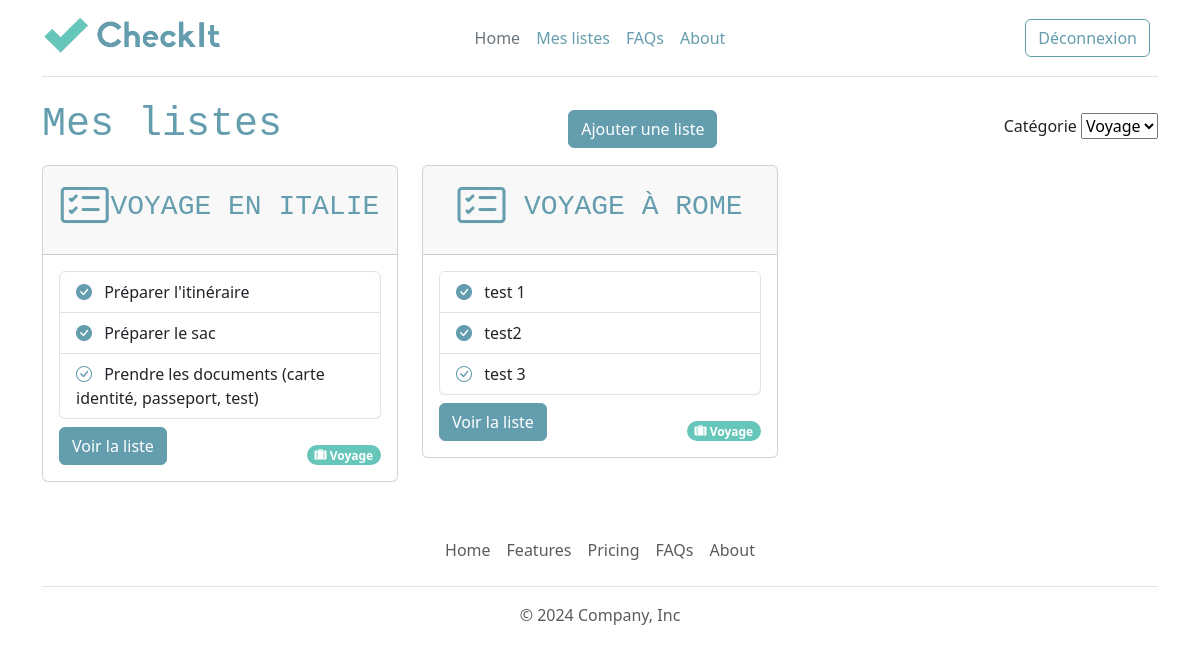
Page /mes-listes.php?category=1 (signed in) on the committed database.
### tables this page shows
CREATE TABLE IF NOT EXISTS `list` (
  `id` int(10) UNSIGNED NOT NULL AUTO_INCREMENT,
  `title` varchar(255) NOT NULL,
  `user_id` int(10) UNSIGNED NOT NULL,
  `category_id` int(10) UNSIGNED NOT NULL,
  PRIMARY KEY (`id`),
  KEY `list_ibfk_1` (`category_id`),
  KEY `list_ibfk_2` (`user_id`)
);

CREATE TABLE IF NOT EXISTS `item` (
  `id` int(10) UNSIGNED NOT NULL AUTO_INCREMENT,
  `name` varchar(255) NOT NULL,
  `status` tinyint(1) NOT NULL,
  `list_id` int(10) UNSIGNED NOT NULL,
  PRIMARY KEY (`id`),
  KEY `item_ibfk_1` (`list_id`)
);

CREATE TABLE IF NOT EXISTS `category` (
  `id` int(10) UNSIGNED NOT NULL AUTO_INCREMENT,
  `name` varchar(255) NOT NULL,
  `icon` varchar(255) NOT NULL,
  PRIMARY KEY (`id`)
);

### lib/session.php (called while the page is built, shortened)
<?php
function isUserConnected():bool
{
    return isset($_SESSION['user']);
}

### lib/category.php (called while the page is built)
<?php
function getCategories(PDO $pdo):array
{
    $query = $pdo->prepare("SELECT * FROM category");
    $query->execute();
    return $query->fetchAll(PDO::FETCH_ASSOC);
}

### lib/list.php (called while the page is built, shortened)
<?php
function getListsByUserId(PDO $pdo, int $userId, int $categoryId=null):array
{
    $sql = "SELECT list.*, category.name as category_name,
    category.icon as category_icon
    FROM list
    JOIN category ON category.id = list.category_id
    WHERE user_id = :user_id";
    if ($categoryId) {
        $sql .= " AND list.category_id = :category_id";
    }
    $query = $pdo->prepare($sql);
    $query->bindValue(':user_id', $userId, PDO::PARAM_INT);
    if ($categoryId) {
        $query->bindValue(':category_id', $categoryId, PDO::PARAM_INT);
    }
    $query->execute();
    $lists = $query->fetchAll(PDO::FETCH_ASSOC);
    return $lists;
}
function getListItems(PDO $pdo, int $id):array
{
    $query = $pdo->prepare('SELECT * FROM item WHERE list_id = :id');
    $query->bindValue(':id', $id, PDO::PARAM_INT);
    $query->execute();
    return $query->fetchAll(PDO::FETCH_ASSOC);
}

### mes-listes.php (the view, shortened to what this page needs)
<?php
require_once 'templates/header.php';
require_once 'lib/pdo.php';
require_once 'lib/list.php';
require_once 'lib/category.php';
$categoryId = null;
if (isset($_SESSION['user'])) {
    if (isset($_GET['category'])) {
        $categoryId = (int)$_GET['category'];
    }
    $lists = getListsByUserId($pdo, $_SESSION['user']['id'], $categoryId);
}
$categories = getCategories($pdo);
?>
<div class="container">
    <div class="d-flex justify-content-between align-items-center">
        <h1>Mes listes</h1>
        <?php if (isUserConnected()) { ?>
            <a href="ajout-modification-liste.php" class="btn btn-primary">Ajouter une liste</a>
        <?php } ?>
        <form method="get">
            <label for="category" class="form-label">Catégorie</label>
            <select name="category" id="category" onchange="this.form.submit()">
                <?php foreach($categories as $category) { ?>
                    <option <?=((int)$category['id'] === $categoryId ? 'selected="selected"': '' )?> value="<?=$category['id']?>"><?=$category['name']?></option>
                <?php } ?>
            </select>
        </form>
    </div>
    <div class="row">
        <?php if (isUserConnected()) {
            if ($lists) {
                foreach ($lists as $list) { ?>
                    <div class="col-md-4 my-2">
                        <div class="card w-100">
                            <div class="card-header d-flex align-items-center justify-content-evenly">
                                <i class="bi bi-card-checklist"></i>
                                <h3 class="card-title"><?=$list['title'] ?></h3>
                            </div>
                            <div class="card-body d-flex flex-column ">
                                <?php $items = getListItems($pdo, $list['id']); ?>
                                <?php if ($items) { ?>
                                <ul class="list-group">
                                    <?php foreach ($items as $item) { ?>
                                        <li class="list-group-item"><a class="me-2" href="ajout-modification-liste.php?id=<?=$list['id']?>&action=updateStatusListItem&redirect=list&item_id=<?=$item['id'] ?>&status=<?=!$item['status'] ?>"><i class="bi bi-check-circle<?=($item['status'] ? '-fill' : '')?>"></i></a> <?= $item['name'] ?></li>
                                    <?php } ?>
                                </ul>
                                <?php } ?>
                                <div class="d-flex justify-content-between align-items-end mt-2">
                                    <a href="ajout-modification-liste.php?id=<?=$list['id'] ?>" class="btn btn-primary">Voir la liste</a>
                                    <span class="badge rounded-pill text-bg-primary">
                                        <i class="bi <?=$list['category_icon']?>"></i>
                                        <?=$list['category_name']?>
                                    </span>
                                </div>
                            </div>
                        </div>
                    </div>
                <?php } ?>
            <?php } else { ?>
                <p>Aucune liste</p>
            <?php } ?>
        <?php } else { ?>
            <p>Pour consulter vos listes, vous devez être connecté:</p>
            <a href="login.php" class="btn btn-outline-primary me-2">Login</a>
        <?php } ?>
    </div>
</div>
<?php require_once __DIR__ . "/templates/footer.php" ?>

### rows in the picture
list: title "VOYAGE EN ITALIE", category.name "Voyage"
item: status 1 (drawn), name "Préparer l'itinéraire"
item: status 1 (drawn), name "Préparer le sac"
item: status 0 (drawn), name "Prendre les documents (carte identité, passeport, test)"
list: title "VOYAGE À ROME", category.name "Voyage"
item: status 1 (drawn), name "test 1"
item: status 1 (drawn), name "test2"
item: status 0 (drawn), name "test 3"

### other values in the picture
form field category "Voyage"
